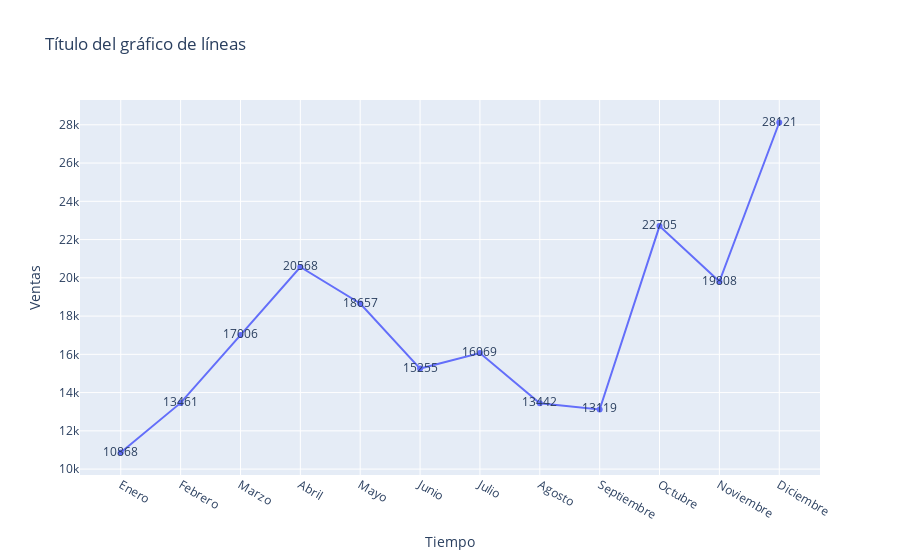

This figure's notebook cell:
### Markdown cell above
¿Hubo algún mes que se destacó en términos de ventas?

### Code cell
ventas = []
for mes in meses:
  #extraigo la suma de la Cantidad Pedida por cada mes
    cantidades = dataframes[mes][['Cantidad Pedida']].sum()
    cantidades = cantidades.values
    cantidades = int(cantidades[0])
    ventas.append(cantidades)

fig = px.line(x = meses, y = ventas,
      text= ventas,
            title = "Título del gráfico de líneas",
                  labels = {'x': 'Tiempo', 'y':'Ventas'},
                                      markers = True)

fig.show()

### Figure 1 — Plotly figure (JSON) as saved in the notebook; plotly's stock layout.template omitted (floating-point values rounded to 4 significant figures)
{"data": [{"hovertemplate": "Tiempo=%{x}<br>Ventas=%{y}<br>text=%{text}<extra></extra>", "legendgroup": "", "line": {"color": "#636efa", "dash": "solid"}, "marker": {"symbol": "circle"}, "mode": "text+lines+markers", "name": "", "orientation": "v", "showlegend": false, "text": [10868, 13461, 17006, 20568, 18657, 15255, 16069, 13442, 13119, 22705, 19808, 28121], "type": "scatter", "x": ["Enero", "Febrero", "Marzo", "Abril", "Mayo", "Junio", "Julio", "Agosto", "Septiembre", "Octubre", "Noviembre", "Diciembre"], "xaxis": "x", "y": [10868, 13461, 17006, 20568, 18657, 15255, 16069, 13442, 13119, 22705, 19808, 28121], "yaxis": "y"}], "layout": {"legend": {"tracegroupgap": 0}, "title": {"text": "Título del gráfico de líneas"}, "xaxis": {"anchor": "y", "domain": [0, 1], "title": {"text": "Tiempo"}}, "yaxis": {"anchor": "x", "domain": [0, 1], "title": {"text": "Ventas"}}}}
